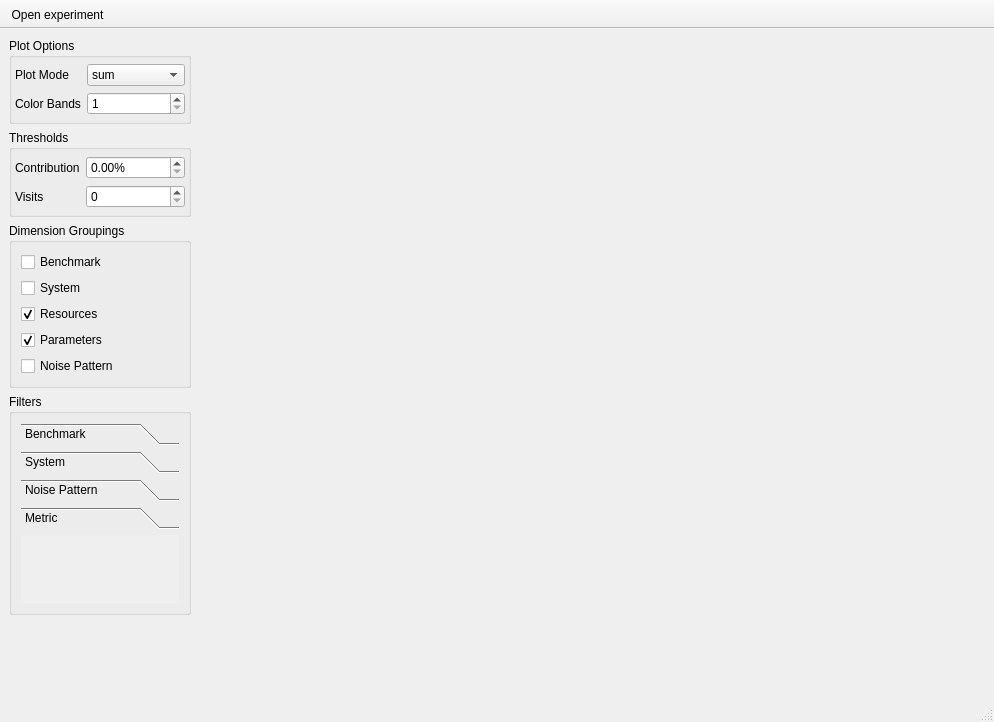
<?xml version="1.0" encoding="UTF-8"?>
<ui version="4.0">
 <class>MainWindow</class>
 <widget class="QMainWindow" name="MainWindow">
  <property name="geometry">
   <rect>
    <x>0</x>
    <y>0</y>
    <width>994</width>
    <height>722</height>
   </rect>
  </property>
  <property name="windowTitle">
   <string>Hardware Counter Noise Inquisitor</string>
  </property>
  <widget class="QWidget" name="centralwidget">
   <layout class="QHBoxLayout" name="horizontalLayout">
    <property name="leftMargin">
     <number>0</number>
    </property>
    <property name="topMargin">
     <number>0</number>
    </property>
    <property name="rightMargin">
     <number>0</number>
    </property>
    <property name="bottomMargin">
     <number>0</number>
    </property>
    <item>
     <widget class="QWidget" name="qw_sidebar" native="true">
      <property name="maximumSize">
       <size>
        <width>200</width>
        <height>16777215</height>
       </size>
      </property>
      <layout class="QVBoxLayout" name="verticalLayout">
       <item>
        <widget class="QGroupBox" name="groupBox">
         <property name="title">
          <string>Plot Options</string>
         </property>
         <layout class="QFormLayout" name="formLayout">
          <property name="leftMargin">
           <number>3</number>
          </property>
          <property name="topMargin">
           <number>6</number>
          </property>
          <property name="rightMargin">
           <number>3</number>
          </property>
          <property name="bottomMargin">
           <number>6</number>
          </property>
          <item row="1" column="1">
           <widget class="QSpinBox" name="sb_colorbands">
            <property name="minimum">
             <number>1</number>
            </property>
            <property name="maximum">
             <number>999999999</number>
            </property>
           </widget>
          </item>
          <item row="1" column="0">
           <widget class="QLabel" name="label_2">
            <property name="text">
             <string>Color Bands</string>
            </property>
           </widget>
          </item>
          <item row="0" column="1">
           <widget class="QComboBox" name="cb_plotmode">
            <item>
             <property name="text">
              <string>sum</string>
             </property>
            </item>
            <item>
             <property name="text">
              <string>max</string>
             </property>
            </item>
           </widget>
          </item>
          <item row="0" column="0">
           <widget class="QLabel" name="label">
            <property name="text">
             <string>Plot Mode</string>
            </property>
           </widget>
          </item>
         </layout>
        </widget>
       </item>
       <item>
        <widget class="QGroupBox" name="groupBox_2">
         <property name="title">
          <string>Thresholds</string>
         </property>
         <layout class="QFormLayout" name="formLayout_2">
          <property name="leftMargin">
           <number>3</number>
          </property>
          <property name="topMargin">
           <number>6</number>
          </property>
          <property name="rightMargin">
           <number>3</number>
          </property>
          <property name="bottomMargin">
           <number>6</number>
          </property>
          <item row="0" column="0">
           <widget class="QLabel" name="label_3">
            <property name="text">
             <string>Contribution</string>
            </property>
           </widget>
          </item>
          <item row="0" column="1">
           <widget class="QDoubleSpinBox" name="sb_thr_contrib">
            <property name="maximumSize">
             <size>
              <width>100</width>
              <height>16777215</height>
             </size>
            </property>
            <property name="prefix">
             <string/>
            </property>
            <property name="suffix">
             <string>%</string>
            </property>
            <property name="maximum">
             <double>100.000000000000000</double>
            </property>
           </widget>
          </item>
          <item row="1" column="0">
           <widget class="QLabel" name="label_4">
            <property name="text">
             <string>Visits</string>
            </property>
           </widget>
          </item>
          <item row="1" column="1">
           <widget class="QSpinBox" name="sb_thr_visits">
            <property name="maximumSize">
             <size>
              <width>100</width>
              <height>16777215</height>
             </size>
            </property>
            <property name="maximum">
             <number>999999999</number>
            </property>
           </widget>
          </item>
         </layout>
        </widget>
       </item>
       <item>
        <widget class="QGroupBox" name="groupBox_3">
         <property name="title">
          <string>Dimension Groupings</string>
         </property>
         <layout class="QVBoxLayout" name="verticalLayout_2">
          <item>
           <widget class="QCheckBox" name="cb_lump_benchmark">
            <property name="whatsThis">
             <string>Treat the same benchmark with different parameters as one benchmark</string>
            </property>
            <property name="text">
             <string>Benchmark</string>
            </property>
            <property name="checked">
             <bool>false</bool>
            </property>
           </widget>
          </item>
          <item>
           <widget class="QCheckBox" name="cb_lump_system">
            <property name="whatsThis">
             <string>Treat resource configurations for the same system as one system</string>
            </property>
            <property name="text">
             <string>System</string>
            </property>
            <property name="checked">
             <bool>false</bool>
            </property>
           </widget>
          </item>
          <item>
           <widget class="QCheckBox" name="cb_lump_resources">
            <property name="text">
             <string>Resources</string>
            </property>
            <property name="checked">
             <bool>true</bool>
            </property>
           </widget>
          </item>
          <item>
           <widget class="QCheckBox" name="cb_lump_params">
            <property name="whatsThis">
             <string>Combine noisy measurements of all noise types</string>
            </property>
            <property name="text">
             <string>Parameters</string>
            </property>
            <property name="checked">
             <bool>true</bool>
            </property>
           </widget>
          </item>
          <item>
           <widget class="QCheckBox" name="cb_lump_noise">
            <property name="text">
             <string>Noise Pattern</string>
            </property>
           </widget>
          </item>
         </layout>
        </widget>
       </item>
       <item>
        <widget class="QGroupBox" name="groupBox_5">
         <property name="title">
          <string>Filters</string>
         </property>
         <layout class="QVBoxLayout" name="verticalLayout_3">
          <item>
           <widget class="QToolBox" name="tb_filters">
            <property name="currentIndex">
             <number>3</number>
            </property>
            <widget class="QWidget" name="pg_flt_benchmark">
             <property name="geometry">
              <rect>
               <x>0</x>
               <y>0</y>
               <width>162</width>
               <height>65</height>
              </rect>
             </property>
             <attribute name="label">
              <string>Benchmark</string>
             </attribute>
             <layout class="QVBoxLayout" name="verticalLayout_4"/>
            </widget>
            <widget class="QWidget" name="pg_flt_system">
             <property name="geometry">
              <rect>
               <x>0</x>
               <y>0</y>
               <width>162</width>
               <height>65</height>
              </rect>
             </property>
             <attribute name="label">
              <string>System</string>
             </attribute>
             <layout class="QVBoxLayout" name="verticalLayout_5"/>
            </widget>
            <widget class="QWidget" name="pg_flt_noise">
             <property name="geometry">
              <rect>
               <x>0</x>
               <y>0</y>
               <width>162</width>
               <height>65</height>
              </rect>
             </property>
             <attribute name="label">
              <string>Noise Pattern</string>
             </attribute>
             <layout class="QVBoxLayout" name="verticalLayout_6"/>
            </widget>
            <widget class="QWidget" name="pg_flt_metric">
             <property name="geometry">
              <rect>
               <x>0</x>
               <y>0</y>
               <width>162</width>
               <height>65</height>
              </rect>
             </property>
             <attribute name="label">
              <string>Metric</string>
             </attribute>
             <layout class="QVBoxLayout" name="verticalLayout_7"/>
            </widget>
           </widget>
          </item>
         </layout>
        </widget>
       </item>
       <item>
        <spacer name="verticalSpacer">
         <property name="orientation">
          <enum>Qt::Vertical</enum>
         </property>
         <property name="sizeHint" stdset="0">
          <size>
           <width>20</width>
           <height>40</height>
          </size>
         </property>
        </spacer>
       </item>
      </layout>
     </widget>
    </item>
    <item>
     <widget class="QTabWidget" name="tw_modes">
      <property name="tabPosition">
       <enum>QTabWidget::North</enum>
      </property>
      <property name="tabShape">
       <enum>QTabWidget::Rounded</enum>
      </property>
      <property name="currentIndex">
       <number>-1</number>
      </property>
      <property name="elideMode">
       <enum>Qt::ElideNone</enum>
      </property>
      <property name="documentMode">
       <bool>true</bool>
      </property>
     </widget>
    </item>
   </layout>
  </widget>
  <widget class="QStatusBar" name="statusbar"/>
  <widget class="QToolBar" name="toolBar">
   <property name="windowTitle">
    <string>toolBar</string>
   </property>
   <property name="movable">
    <bool>false</bool>
   </property>
   <property name="allowedAreas">
    <set>Qt::TopToolBarArea</set>
   </property>
   <property name="toolButtonStyle">
    <enum>Qt::ToolButtonTextBesideIcon</enum>
   </property>
   <property name="floatable">
    <bool>false</bool>
   </property>
   <attribute name="toolBarArea">
    <enum>TopToolBarArea</enum>
   </attribute>
   <attribute name="toolBarBreak">
    <bool>false</bool>
   </attribute>
   <addaction name="action_open"/>
  </widget>
  <action name="action_open">
   <property name="icon">
    <iconset theme="document-open"/>
   </property>
   <property name="text">
    <string>Open experiment</string>
   </property>
  </action>
 </widget>
 <resources/>
 <connections/>
</ui>
